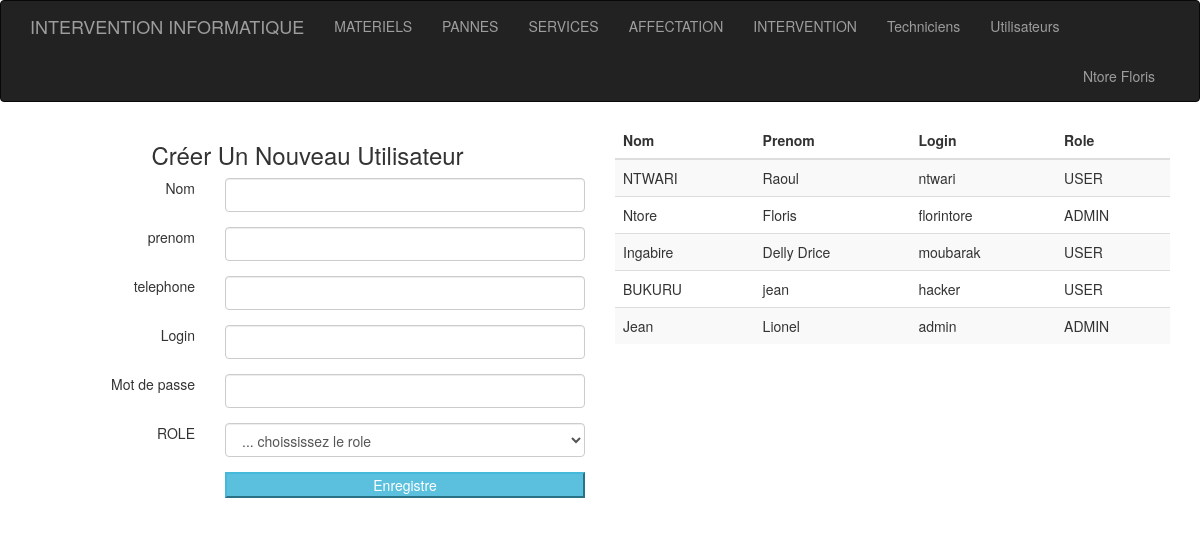
Screenshot of /utilisateur.php (signed in) with the database file from the repository.
### tables this page shows
CREATE TABLE `utilisateurs` (
  `id` int(11) NOT NULL,
  `nom` varchar(255) DEFAULT NULL,
  `prenom` varchar(255) DEFAULT NULL,
  `telephone` varchar(255) DEFAULT NULL,
  `login` varchar(255) DEFAULT NULL,
  `password` varchar(255) DEFAULT NULL,
  `role` varchar(255) DEFAULT NULL
);

### app/function.php (called while the page is built, shortened)
<?php
function selectAll($table){
	$query = "SELECT * FROM ".$table;
	$db = seconnecter();
	$sql = $db->query($query);
	return $sql->fetchAll();
}

### utilisateur.php (the view, shortened to what this page needs)
<?php
require_once 'include/_view/header.php';
$utilisateurs = selectAll('utilisateurs');
?>
<div class="container">
	<div class="row">
		<div class="col-md-6">
			<div class="card">
				<form action="" method="post">
						<h3 class="card-title text-capitalize text-center">Créer un nouveau utilisateur</h3>
					<div class="form-group row">
						<div class="col-md-4 text-right">Nom</div>
						<div class="col-md-8">
							<input type="text" name="nom" class="form-control">
						</div>
					</div>
					<div class="form-group row">
						<div class="col-md-4 text-right">prenom</div>
						<div class="col-md-8">
							<input type="text" value="" name="prenom" class="form-control">
						</div>
					</div>
					<div class="form-group row">
						<div class="col-md-4 text-right">telephone</div>
						<div class="col-md-8">
							<input type="text"  name="telephone" class="form-control">
						</div>
					</div>
					<div class="form-group row">
						<div class="col-md-4 text-right">Login</div>
						<div class="col-md-8">
							<input type="text"  name="login" class="form-control">
						</div>
					</div>
					<div class="form-group row">
						<div class="col-md-4 text-right">Mot de passe</div>
						<div class="col-md-8">
							<input type="password"  name="password" class="form-control">
						</div>
					</div>
					<div class="form-group row">
						<div class="col-md-4 text-right">ROLE</div>
						<div class="col-md-8">
							<select name="role" id="role" class="form-control">
								<option value=""> ... choississez le role</option>
							</select>
						</div>
					</div>
					<div class="form-group row">
						<div class="col-md-4 text-right"></div>
						<div class="col-md-8">
							<input type="submit" name="save" value="Enregistre" class="btn-block btn-info">
						</div>
					</div>
				</form>
			</div>
		</div>
		<div class="col-md-6">
			<div class="card">
				<table class="table-striped table">
					<thead>
						<tr>
							<th>Nom</th>
							<th>Prenom</th>
							<th>Login</th>
							<th>Role</th>
						</tr>
					</thead>
					<tbody>
						<?php foreach ($utilisateurs as $key => $utilisateur): ?>
							<tr>
								<td> <?= $utilisateur['nom'] ?></td>
								<td> <?= $utilisateur['prenom'] ?></td>
								<td> <?= $utilisateur['login'] ?></td>
								<td> <?= $utilisateur['role'] ?></td>
							</tr>
						<?php endforeach; ?>
					</tbody>
				</table>
			</div>
		</div>
	</div>
</div>
<?php
require_once 'include/_view/footer.php';
?>

### include/_view/header.php (shortened to what this page needs)
<!DOCTYPE html>
<html lang="en">
<head>
  <link rel="stylesheet" href="asset/css/bootstrap.css">
</head>
<body>
	<nav class="navbar navbar-inverse navbar-static-top-top">
    <div class="container">
      <div class="navbar-header">
        <a class="navbar-brand" href="index.php">INTERVENTION INFORMATIQUE</a>
      </div>
      <div id="navbar" class="navbar-collapse collapse">
        <ul class="nav navbar-nav">
          <li><a href="materiel.php">MATERIELS</a></li>
          <li><a href="panne.php">PANNES</a></li>
          <li><a href="service.php">SERVICES</a></li>
          <li><a href="affectation.php">AFFECTATION</a></li>
          <?php if($_SESSION['user']['role'] === 'ADMIN' ):  ?>
            <li><a href="intervation.php">INTERVENTION</a></li>
            <li><a href="techniciens.php">Techniciens</a></li>
            <li><a href="utilisateur.php">Utilisateurs</a></li>
          <?php endif; ?>
        </ul>
        <ul class="nav navbar-nav navbar-right">
         <li><a href="logout.php"><?= $_SESSION['user']['nom'].' '.$_SESSION['user']['prenom'] ?></a></li>
       </ul>
     </div>
   </div>
 </nav>

### include/_view/footer.php (shortened to what this page needs)
</body>
</html>

### rows the page displays
utilisateurs: nom "NTWARI", prenom "Raoul", login "ntwari", role "USER"
utilisateurs: nom "Ntore", prenom "Floris", login "florintore", role "ADMIN"
utilisateurs: nom "Ingabire", prenom "Delly Drice", login "moubarak", role "USER"
utilisateurs: nom "BUKURU", prenom "jean", login "hacker", role "USER"
utilisateurs: nom "Jean", prenom "Lionel", login "admin", role "ADMIN"

### other values shown
$_SESSION['user']['nom'] "Ntore"
$_SESSION['user']['prenom'] "Floris"
